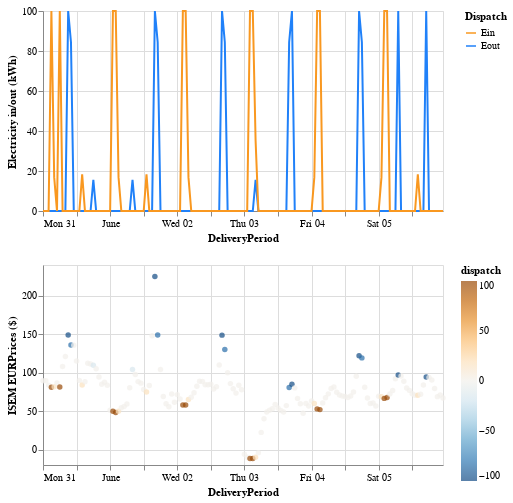

This figure's notebook cell:
### Code cell
data = results_df.loc[(results_df['DeliveryPeriod'] >= '2020-01-06') &
                      (results_df.week == 22), :].copy()
data.loc[:, 'dispatch'] = data.Ein - data.Eout
dispatch_data = pd.melt(data, id_vars='DeliveryPeriod', value_vars=['Eout', 'Ein'], var_name='Dispatch')

color_scale = alt.Scale(
            domain=['Ein', 'Eout'],
            range=['#f99820', '#2081f9']
        )

dispatch = alt.Chart(dispatch_data).mark_line().encode(
    x='DeliveryPeriod:T',
    y=alt.Y('value:Q', axis=alt.Axis(title='Electricity in/out (kWh)')),
    color=alt.Color('Dispatch:N', scale=color_scale)
).properties(
    height=200
)

EURPrices = alt.Chart(data).mark_circle().encode(
    x='DeliveryPeriod:T',
    y=alt.Y('EURPrices:Q', axis=alt.Axis(title='ISEM EURPrices ($)')),
    color=alt.Color('dispatch:Q', scale=alt.Scale(scheme='blueorange')),
    tooltip='dispatch:Q'
).properties(
    height=200
)

alt.vconcat(
    dispatch,
    EURPrices
)

### Figure 1 — Vega-Lite specification as saved in the notebook (floating-point values rounded to 4 significant figures; data arrays with more than 128 entries replaced by an {"elided": "..."} marker saying what was removed)
{"config": {"view": {"continuousWidth": 400, "continuousHeight": 300}}, "vconcat": [{"data": {"name": "data-26a3bab73164aeff20861f6918dce4a8"}, "mark": "line", "encoding": {"color": {"field": "Dispatch", "scale": {"domain": ["Ein", "Eout"], "range": ["#f99820", "#2081f9"]}, "type": "nominal"}, "x": {"field": "DeliveryPeriod", "type": "temporal"}, "y": {"axis": {"title": "Electricity in/out (kWh)"}, "field": "value", "type": "quantitative"}}, "height": 200}, {"data": {"name": "data-f8deca7cb5c882815d27e83242e711db"}, "mark": "circle", "encoding": {"color": {"field": "dispatch", "scale": {"scheme": "blueorange"}, "type": "quantitative"}, "tooltip": {"field": "dispatch", "type": "quantitative"}, "x": {"field": "DeliveryPeriod", "type": "temporal"}, "y": {"axis": {"title": "ISEM EURPrices ($)"}, "field": "EURPrices", "type": "quantitative"}}, "height": 200}], "$schema": "https://vega.github.io/schema/vega-lite/v4.17.0.json", "datasets": {"data-26a3bab73164aeff20861f6918dce4a8": {"elided": "288 records"}, "data-f8deca7cb5c882815d27e83242e711db": {"elided": "144 records"}}}
